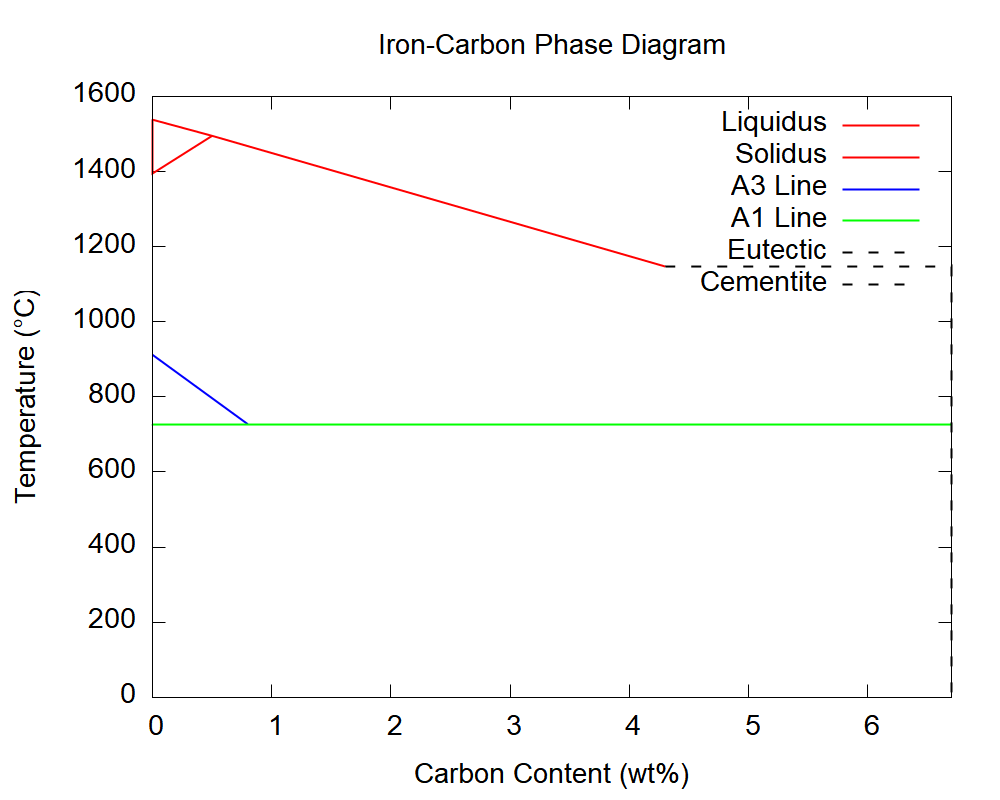

This chart was generated by the following gnuplot code:
# 设置输出和坐标轴（保持不变）
set terminal pngcairo enhanced font "Arial,12" size 1000,800
set output 'fe_c_phase_diagram.png'
set xlabel "Carbon Content (wt%)"
set ylabel "Temperature (°C)"
set xrange [0:6.7]
set yrange [0:1600]
set title "Iron-Carbon Phase Diagram"
set key top right

# 定义线条样式（保持不变）
set style line 1 lc rgb "red" lw 2
set style line 2 lc rgb "blue" lw 2
set style line 3 lc rgb "green" lw 2
set style line 4 lc rgb "black" lw 2 dt 2

# 绘制相图（更新索引）
plot \
  "fe_c_data.dat" index 0 title "Liquidus" with lines ls 1, \
  "" index 1 title "Solidus" with lines ls 1, \
  "" index 2 title "A3 Line" with lines ls 2, \
  "" index 3 title "A1 Line" with lines ls 3, \
  "" index 4 title "Eutectic" with lines ls 4, \
  "" index 5 title "Cementite" with lines ls 4

# 添加文本标签（保持不变）
set label "Austenite (γ)" at 2.5,1000 rotate by 30
set label "Ferrite (α)" at 0.5,800
set label "Cementite (Fe3C)" at 5.5,500
set label "L + γ" at 3.5,1400